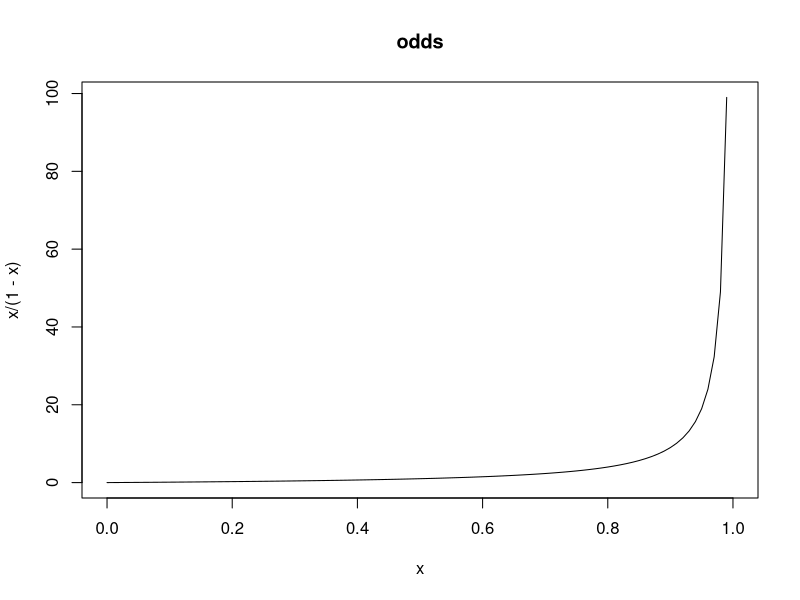
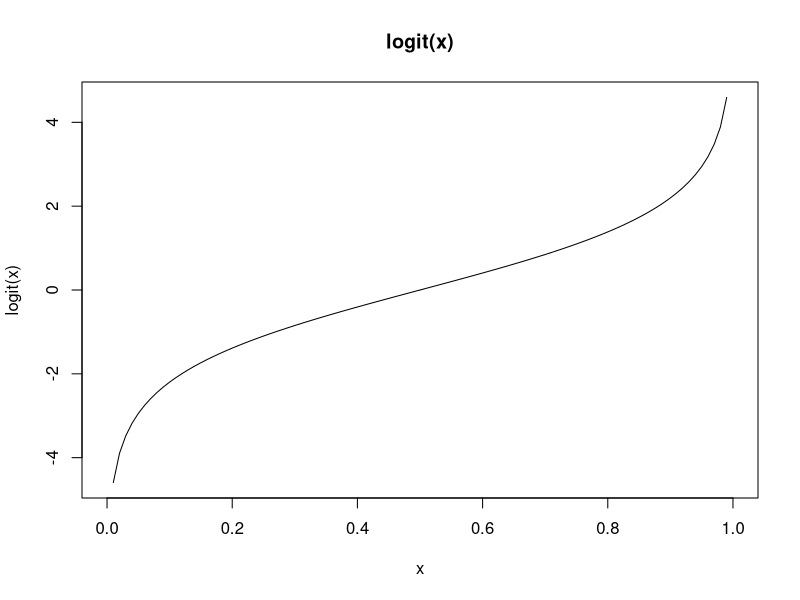
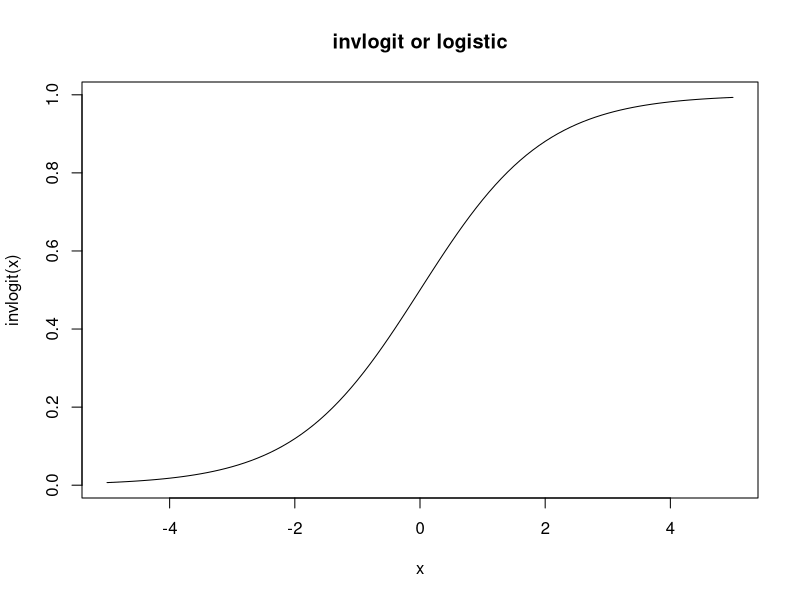
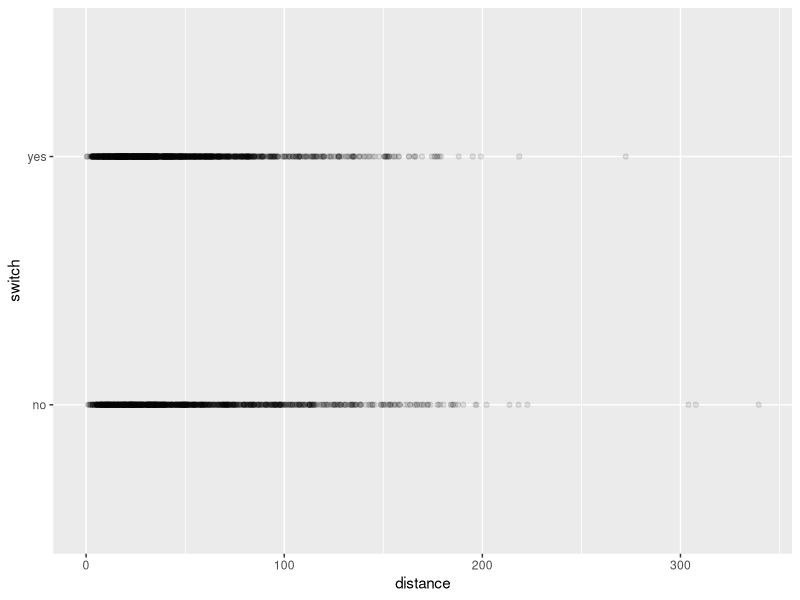
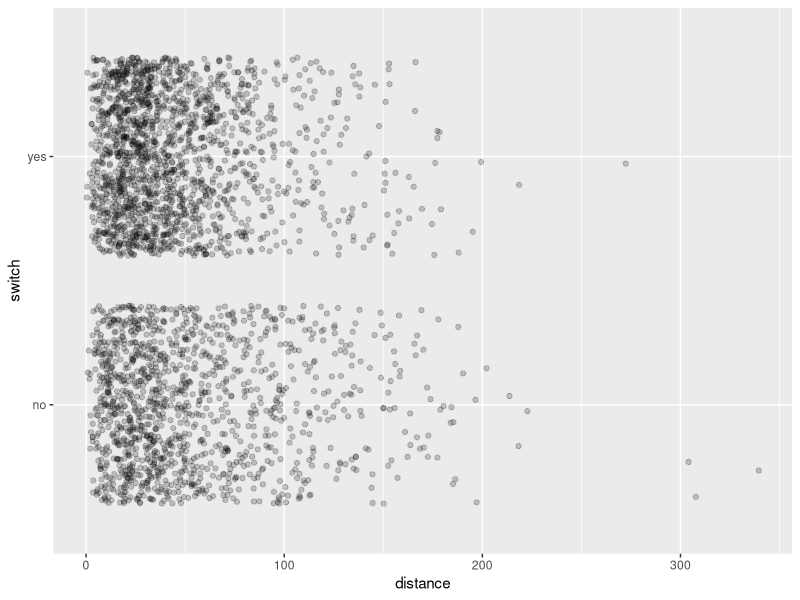
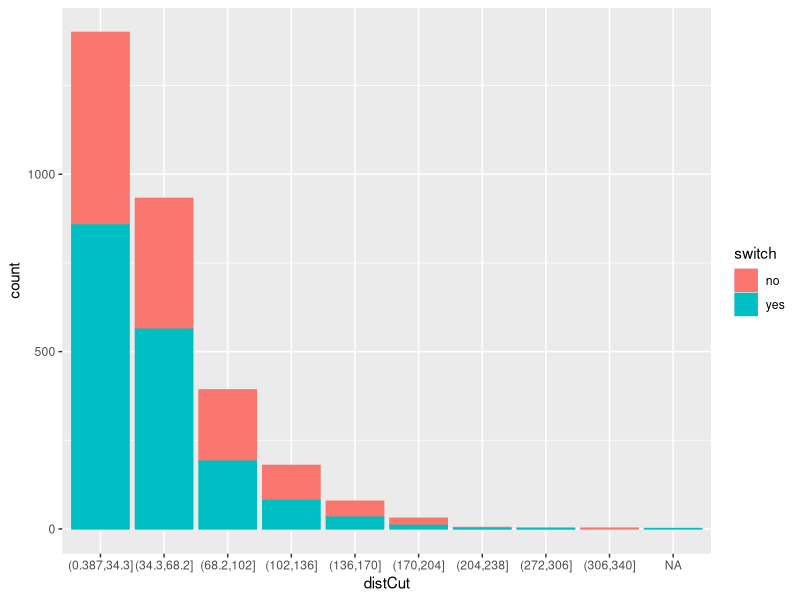
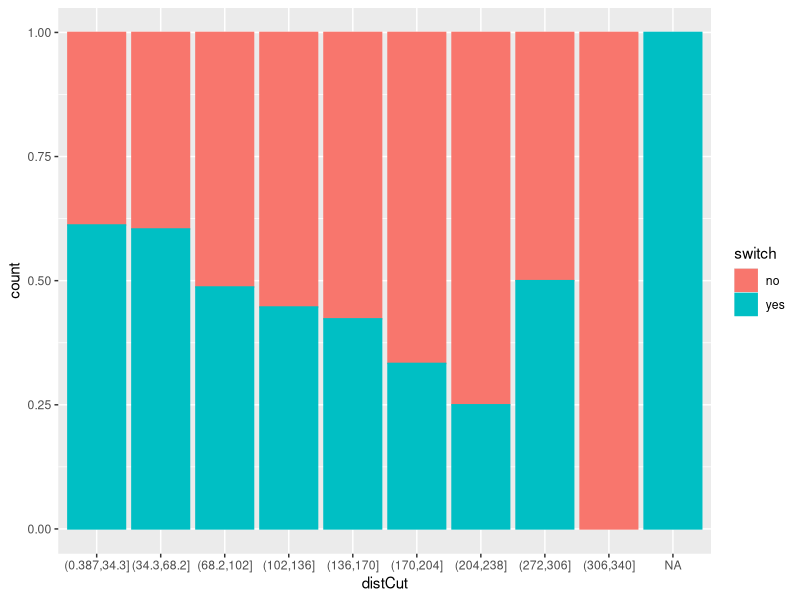
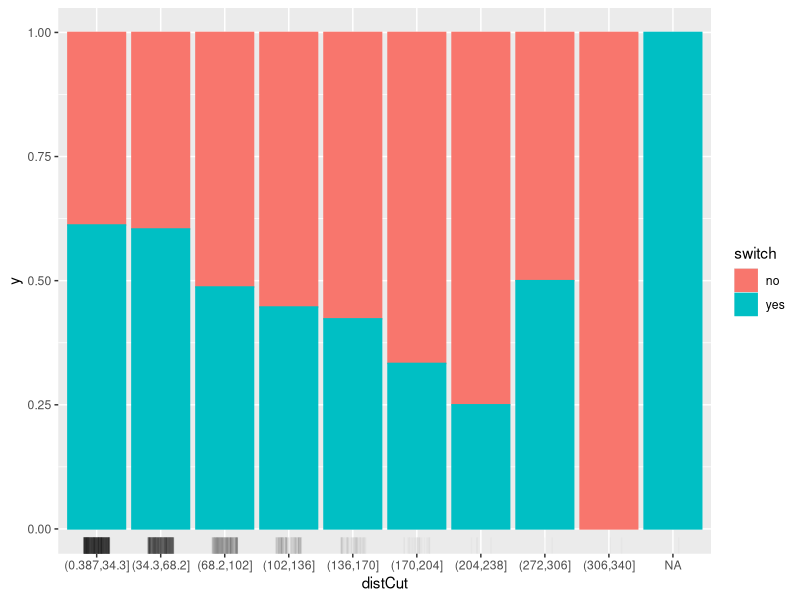

Here is the R script that generated these plots, in order:
## ---- chunk 1
knitr::opts_chunk$set(echo = TRUE)
## ---- chunk 2
library(arm)
invlogit
logit
curve(x/(1-x), xlim=c(0,1), main='odds')
curve(logit(x), xlim=c(0,1), main='logit(x)')
curve(invlogit(x), xlim=c(-5,5), main='invlogit or logistic') #invlogit: inverse logit: logit 역함수
## ---- chunk 3
data(Wells, package='carData')
summary(Wells)
## ---- chunk 4
library(ggplot2)
ggplot(data=Wells) + geom_point(aes(x=distance, y=switch), alpha=0.1)
ggplot(data=Wells) + geom_jitter(aes(x=distance, y=switch), alpha=0.2) 
## ---- chunk 5
library(dplyr)
Wells_cut <- 
  Wells %>% summarise(min = min(distance), max = max(distance), by = (max-min)/10)  
Wells <- 
  Wells %>% mutate(distCut = cut(distance, 
                                 breaks=seq(Wells_cut$min, Wells_cut$max, Wells_cut$by))) 
ggplot(data=Wells, aes(x=distCut, col=switch, fill=switch)) + geom_bar()
ggplot(data=Wells, aes(x=distCut, col=switch, fill=switch)) + geom_bar(position = "fill" )
ggplot(data=Wells, aes(x=distCut, col=switch, fill=switch)) + geom_bar(position = "fill" ) + 
  geom_rug(aes(x=distCut, y=0.5), position=position_jitter(width=0.2),    alpha=0.02, sides='b', col='black')
## ---- chunk 6
library(dplyr)
Wells_cut <- 
  Wells %>% summarise(min = min(distance), max = max(distance), by = (max-min)/5)  
Wells <- 
  Wells %>% mutate(distCut = cut(distance, 
                                 breaks=seq(Wells_cut$min, Wells_cut$max, Wells_cut$by))) 
ggplot(data=Wells, aes(x=distCut, col=switch, fill=switch)) + geom_bar()
ggplot(data=Wells, aes(x=distCut, col=switch, fill=switch)) + geom_bar(position = "fill" )
ggplot(data=Wells, aes(x=distCut, col=switch, fill=switch)) + geom_bar(position = "dodge" ) +
  scale_y_log10()
## ---- chunk 7
fit0 <- glm(switch ~ distance, family=binomial(link="logit"), 
            data=Wells)
fit0 # 계수 및 model fit(Null Deviance, Residual Deviance, AIC) 확인
## ---- chunk 8
summary(fit0)
coef(fit0)
confint(fit0)
## ---- chunk 9
newdat = data.frame(distance = c(0,1))
predict(fit0, newdat, type='response')
## ---- chunk 10
newdat = data.frame(distance = seq(0, 500, 10))
predy <- predict(fit0, newdata=newdat, type='link', se.fit=TRUE)
#head(predy) # predy$fit, $se.fit, 
prob = 0.95
predy$lwr <- predy$fit + qnorm((1-prob)/2)*predy$se.fit
predy$upr <- predy$fit + qnorm(1-(1-prob)/2)*predy$se.fit

dfPredy <- data.frame(predy)
dfPredy$distance <- newdat$distance

library(arm)
dfPredy <- 
  dfPredy %>% mutate(lwr = invlogit(lwr),
                     upr = invlogit(upr),
                     fit = invlogit(fit))
## ---- chunk 11
library(effects)
eff <- effect("distance", fit0)
plot(eff, type='response') # type = "rescale", "response", "link"
#plot(eff, family="bionomial")

#effAll <- allEffects(fit0)
#plot(effAll, type='response')

Wells <- Wells %>% mutate(switchnum = ifelse(switch=="yes", 1, 0))
ggplot(data=Wells) + geom_jitter(aes(x=distance, y=switchnum), alpha=0.2, height=0.05) +
  geom_line(data=dfPredy, aes(x=distance, y=fit)) + 
  geom_ribbon(data=dfPredy %>% arrange(distance), aes(x=distance, y=fit, ymin=lwr, ymax=upr), alpha=0.2) 
#ggplot(data=Wells) + geom_jitter(aes(x=distance, y=switchnum), alpha=0.2, height=0.05) +
#  geom_line(data=dfPredy, aes(x=distance, y=fit)) + 
#  geom_ribbon(data=dfPredy %>% arrange(distance), aes(x=distance, y=fit, ymin=lwr, ymax=upr), alpha=0.2) +
#  xlim(-100, 500)

## ---- chunk 12
plot(fit0)
## ---- chunk 13
binnedplot(fitted(fit0), 
           residuals(fit0, type = "response"),
# type should be one of 'deviance', 'pearson', 'working', 'repsonse', 'partial'
           nclass = NULL, 
           xlab = "Expected Values", 
           ylab = "Average residual", 
           main = "Binned residual plot", 
           cex.pts = 0.8, 
           col.pts = 1, 
           col.int = "gray") 

## ---- chunk 14
fitA <- glm(switch ~ association, family=binomial(link="logit"), data=Wells)
summary(fitA)
coef(fitA)
confint(fitA)

eff <- effect("association", fitA)
plot(eff) # type = "rescale", "response", "link"
            
fitB <- glm(switch ~ distance + association, family=binomial(link="logit"), 
            data=Wells)
summary(fitB)
coef(fitB)
confint(fitB)

eff <- allEffects(fitB)
plot(eff, type='response') # type = "rescale", "response", "link"

#eff <- effect("distance", fitB)
#plot(eff, type='response') # type = "rescale", "response", "link"

fitC <- glm(switch ~ distance * association, family=binomial(link="logit"), 
            data=Wells)
summary(fitC)
coef(fitC)
confint(fitC)

eff <- allEffects(fitC)
plot(eff, type='response') # type = "rescale", "response", "link"

eff2 <- effect("distance*association", fitC)
#plot(eff2, type='response')
plot(eff2, type='response', multiline=TRUE)
plot(eff2, type='response', multiline=TRUE, confint=list(style='bands'))
## ---- chunk 15
data('GermanCredit', package='caret')
fit0 <- glm(Class ~ Age, data=GermanCredit, family=binomial)
library(arm)
binnedplot(fitted(fit0), 
           residuals(fit0, type = "response"),
# type should be one of 'deviance', 'pearson', 'working', 'repsonse', 'partial'
           nclass = NULL, 
           xlab = "Expected Values", 
           ylab = "Average residual", 
           main = "Binned residual plot", 
           cex.pts = 0.8, 
           col.pts = 1, 
           col.int = "gray") 
summary(fit0)

#plot(allEffects(fit0), type='rescale')
plot(allEffects(fit0), type='response')
#plot(allEffects(fit0), type='link')

#plot(effect('Age', fit0),  type='rescale')
#plot(effect('Age', fit0),  type='response')
#plot(effect('Age', fit0),  type='link')
## ---- chunk 16
fit1 <- glm(Class ~ Age + Housing.Rent, data=GermanCredit, family=binomial)
library(arm)
binnedplot(fitted(fit1), 
           residuals(fit1, type = "response"),
# type should be one of 'deviance', 'pearson', 'working', 'repsonse', 'partial'
           nclass = NULL, 
           xlab = "Expected Values", 
           ylab = "Average residual", 
           main = "Binned residual plot", 
           cex.pts = 0.8, 
           col.pts = 1, 
           col.int = "gray") 

summary(fit1)

#plot(allEffects(fit1), type='rescale')
plot(allEffects(fit1), type='response')

#plot(allEffects(fit1), type='link')

#plot(effects('Age*Housing.Rent', fit1),  type='response')
plot(allEffects(fit1), type='response', multiline=TRUE, confint=list(style='bands'))
## ---- chunk 17

fit2 <- glm(Class ~ Age * Housing.Rent, data=GermanCredit, family=binomial)
library(arm)
binnedplot(fitted(fit2), 
           residuals(fit2, type = "response"),
# type should be one of 'deviance', 'pearson', 'working', 'repsonse', 'partial'
           nclass = NULL, 
           xlab = "Expected Values", 
           ylab = "Average residual", 
           main = "Binned residual plot", 
           cex.pts = 0.8, 
           col.pts = 1, 
           col.int = "gray") 

summary(fit2)

#plot(allEffects(fit1), type='rescale')
plot(allEffects(fit2), type='response')
plot(allEffects(fit2), type='response', multiline=TRUE)
#plot(allEffects(fit1), type='link')

#plot(effects('Age*Housing.Rent', fit2),  type='response')
## ---- chunk 18
fit0 <- glm(switch ~ distance, family=binomial(link="logit"), 
            data=Wells)
pred <- predict(fit0, type='link') > 0
pred <- ifelse(pred == TRUE, "yes", "no")
pred <- factor(pred, levels = c('no', 'yes'))
table(pred, Wells$switch)
library(caret)
confusionMatrix(pred, Wells$switch, positive='yes')
